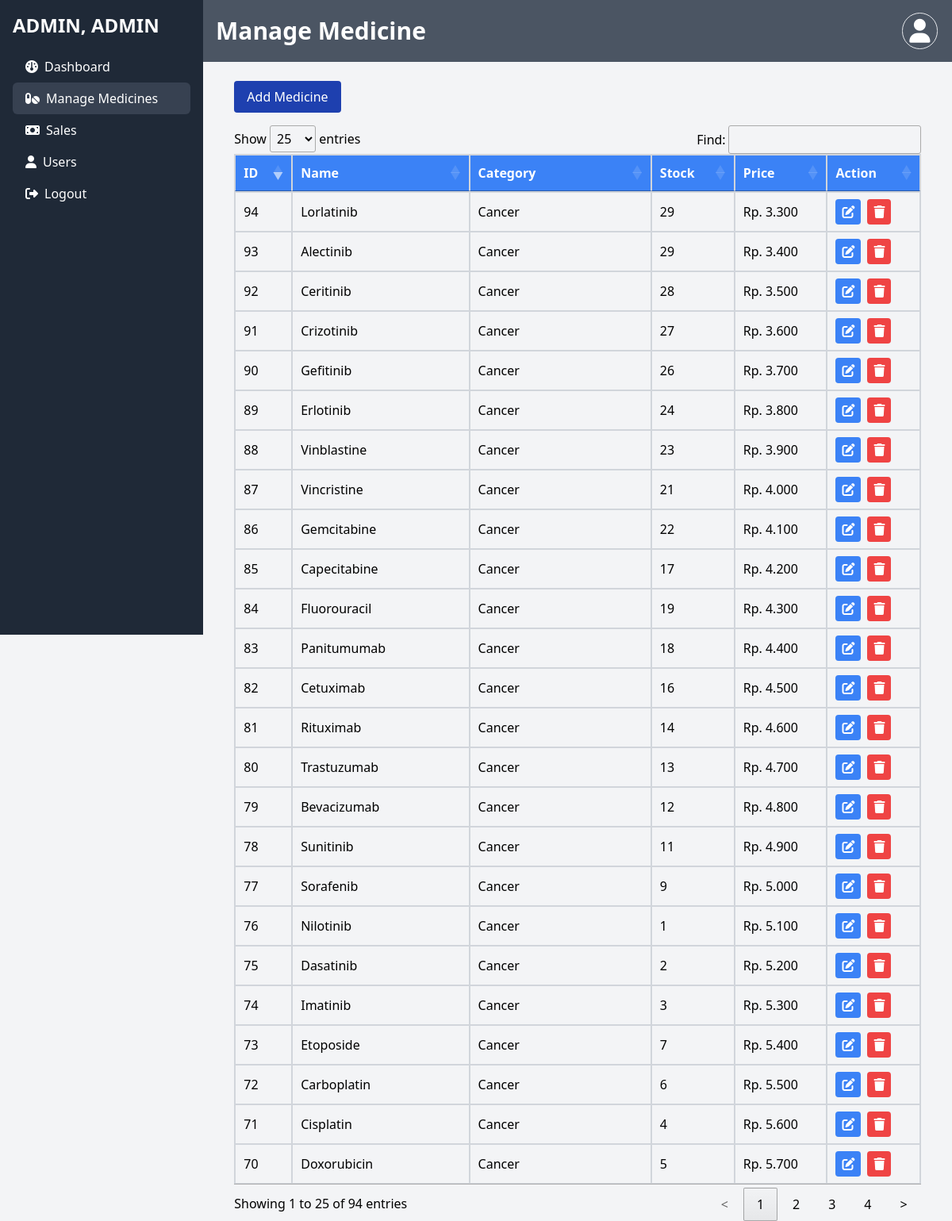
The page /views/medicine/main_medicine.php (signed in) on the database its author committed.
### tables this page shows
CREATE TABLE `medicines` (
  `id` int NOT NULL AUTO_INCREMENT,
  `name` varchar(255) NOT NULL,
  `category` varchar(100) DEFAULT NULL,
  `stock` int DEFAULT NULL,
  `price` decimal(10,2) DEFAULT NULL,
  `deleted` char(5) DEFAULT NULL,
  PRIMARY KEY (`id`)
);

### includes/medicine.php (called while the page is built, shortened)
<?php
include 'db.php';
function getMedicines()
{
    global $conn;
    $query = "SELECT * FROM medicines WHERE deleted!='*'";
    $stmt = $conn->prepare($query);
    $stmt->execute();
    return $stmt->fetchAll(PDO::FETCH_ASSOC);
}

### views/medicine/main_medicine.php (the view, shortened to what this page needs)
<?php
include '../../includes/auth.php';
include '../../includes/medicine.php';
$user = $_SESSION['user'];
$medicines = getMedicines();
?>
<!DOCTYPE html>
<html lang="en">
<head>
    <link href="https://cdn.jsdelivr.net/npm/tailwindcss@2.2.19/dist/tailwind.min.css" rel="stylesheet">
    <link rel="stylesheet" type="text/css" href="https://cdn.datatables.net/1.11.5/css/jquery.dataTables.css">
</head>
<body class="bg-gray-100">
    <div class="flex">
        <div class="w-64 h-screen bg-gray-800 text-white p-4 sticky top-0">
            <h2 class="text-2xl font-bold mb-4"><?php echo strtoupper($user['role']) ?>, <?php echo strtoupper($user['username']) ?></h2>
            <ul>
                <li>
                    <a href="../dashboard.php" class="hover:bg-gray-700 py-2 pl-4 rounded-md block flex items-center gap-2">
                        <i class="fa-solid fa-gauge"></i>
                        <p>Dashboard</p>
                    </a>
                </li>
                <li>
                    <a href="main_medicine.php" class="bg-gray-700 py-2 pl-4 rounded-md block flex items-center gap-2">
                        <i class="fa-solid fa-pills"></i>
                        <p>Manage Medicines</p>
                    </a>
                </li>
                <li>
                    <a href="../sales/main_sales.php" class="hover:bg-gray-700 py-2 pl-4 rounded-md block flex items-center gap-2">
                        <i class="fa-solid fa-money-bill"></i>
                        <p>Sales</p>
                    </a>
                </li>
                <?php if ($user['role'] === "admin"): ?>
                    <li>
                        <a href="../users/main_users.php" class="hover:bg-gray-700 py-2 pl-4 rounded-md block flex items-center gap-2">
                            <i class="fa-solid fa-user"></i>
                            <p>Users</p>
                        </a>
                    </li>
                <?php endif; ?>
                <li>
                    <a href="../../includes/auth.php?action=logout" class="hover:bg-gray-700 py-2 pl-4 rounded-md block flex items-center gap-2">
                        <i class="fa-solid fa-right-from-bracket"></i>
                        <p>Logout</p>
                    </a>
                </li>
            </ul>
        </div>
        <div class="flex-1">
            <div class="flex mb-6 items-center justify-start bg-gray-600 sticky top-0 z-50">
                <h1 class="text-3xl text-white p-4 font-bold w-11/12">Manage Medicine</h1>
                <div class="relative text-3xl text-white p-4 font-bold">
                    <div id="profile-icon" class="border px-2 py-1 rounded-full cursor-pointer hover:bg-gray-700">
                        <i class="fa-solid fa-user"></i>
                    </div>
                </div>
            </div>
            <div class="flex flex-col items-center">
                <div class="flex items-start w-11/12">
                    <a href="create_medicine.php" class="bg-blue-800 text-white px-4 py-2 mb-4 rounded hover:bg-blue-700 hover:underline">Add Medicine</a>
                </div>
                <div class="on w-11/12">
                    <table id="medicineTable" class="min-w-full table-auto border-collapse border border-gray-300">
                        <thead class="bg-blue-500 text-white">
                            <tr>
                                <th class="border border-gray-300 px-4 py-2">ID</th>
                                <th class="border border-gray-300 px-4 py-2">Name</th>
                                <th class="border border-gray-300 px-4 py-2">Category</th>
                                <th class="border border-gray-300 px-4 py-2">Stock</th>
                                <th class="border border-gray-300 px-4 py-2">Price</th>
                                <th class="border border-gray-300 px-4 py-2">Action</th>
                            </tr>
                        </thead>
                        <tbody>
                            <?php if (empty($medicines)): ?>
                                <tr>
                                    <td colspan="6" class="text-center py-4">No medicines available.</td>
                                </tr>
                            <?php else: ?>
                                <?php foreach ($medicines as $medicine): ?>
                                    <tr class="bg-gray-100 hover:bg-gray-200 active:bg-gray-300">
                                        <td class="border border-gray-300 px-4 py-2"><?= htmlspecialchars($medicine['id']); ?></td>
                                        <td class="border border-gray-300 px-4 py-2"><?= htmlspecialchars($medicine['name']); ?></td>
                                        <td class="border border-gray-300 px-4 py-2"><?= htmlspecialchars($medicine['category']); ?></td>
                                        <td class="border border-gray-300 px-4 py-2"><?= htmlspecialchars($medicine['stock']); ?></td>
                                        <td class="border border-gray-300 px-4 py-2">Rp. <?= number_format(htmlspecialchars($medicine['price']), 0, ',', '.'); ?></td>
                                        <td class="border border-gray-300 px-4 py-2 flex gap-2">
                                            <div class="bg-blue-500 text-white px-2 py-1 rounded hover:bg-blue-400"><a href="edit_medicine.php?id=<?= $medicine['id'] ?>"><i class="fa-solid fa-pen-to-square"></i></a></div>
                                            <div class="bg-red-500 text-white px-2 py-1 rounded hover:bg-red-400 cursor-pointer" onclick="softDeleteMedicine(<?php echo $medicine['id']; ?>)"><i class="fa-solid fa-trash"></i></div>
                                        </td>
                                    </tr>
                                <?php endforeach; ?>
                            <?php endif; ?>
                        </tbody>
                    </table>
                </div>
            </div>
        </div>
    </div>
</body>
</html>

### rows shown on the page
medicines: id "70", name "Doxorubicin", category "Cancer", stock "5", price "5.700"
medicines: id "71", name "Cisplatin", category "Cancer", stock "4", price "5.600"
medicines: id "72", name "Carboplatin", category "Cancer", stock "6", price "5.500"
medicines: id "73", name "Etoposide", category "Cancer", stock "7", price "5.400"
medicines: id "74", name "Imatinib", category "Cancer", stock "3", price "5.300"
medicines: id "75", name "Dasatinib", category "Cancer", stock "2", price "5.200"
medicines: id "76", name "Nilotinib", category "Cancer", stock "1", price "5.100"
medicines: id "77", name "Sorafenib", category "Cancer", stock "9", price "5.000"
medicines: id "78", name "Sunitinib", category "Cancer", stock "11", price "4.900"
medicines: id "79", name "Bevacizumab", category "Cancer", stock "12", price "4.800"
medicines: id "80", name "Trastuzumab", category "Cancer", stock "13", price "4.700"
medicines: id "81", name "Rituximab", category "Cancer", stock "14", price "4.600"
medicines: id "82", name "Cetuximab", category "Cancer", stock "16", price "4.500"
medicines: id "83", name "Panitumumab", category "Cancer", stock "18", price "4.400"
medicines: id "84", name "Fluorouracil", category "Cancer", stock "19", price "4.300"
medicines: id "85", name "Capecitabine", category "Cancer", stock "17", price "4.200"
medicines: id "86", name "Gemcitabine", category "Cancer", stock "22", price "4.100"
medicines: id "87", name "Vincristine", category "Cancer", stock "21", price "4.000"
medicines: id "88", name "Vinblastine", category "Cancer", stock "23", price "3.900"
medicines: id "89", name "Erlotinib", category "Cancer", stock "24", price "3.800"
medicines: id "90", name "Gefitinib", category "Cancer", stock "26", price "3.700"
medicines: id "91", name "Crizotinib", category "Cancer", stock "27", price "3.600"
medicines: id "92", name "Ceritinib", category "Cancer", stock "28", price "3.500"
medicines: id "93", name "Alectinib", category "Cancer", stock "29", price "3.400"
medicines: id "94", name "Lorlatinib", category "Cancer", stock "29", price "3.300"

### other values the page prints
$user['role'] "ADMIN"
$user['username'] "ADMIN"
